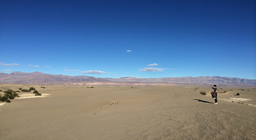
#> input picture in/images/image.png, 256 x 140 px, shrunk from 700 x 384 before the run
$ python test.py
#> lines starting #> are read from the running program, lines starting #| are printed output that depends on the picture
### seam_carving.py
import numpy as np
import cv2


class SeamCarver:
    def __init__(self, filename, protect_mask='', object_mask=''):
        # initialize parameter
#> called with filename = 'in/images/image.png', protect_mask = '', object_mask = ''
        self.filename = filename

        # read in image and store as np.float64 format
        self.in_image = cv2.imread(filename).astype(np.float64)
        self.in_height, self.in_width = self.in_image.shape[: 2]
#> self.in_height = 140; self.in_width = 256
        self.out_height = self.in_height
#> self.out_height = 140
        self.out_width = self.in_width/2
#> self.out_width = 128

        # keep tracking resulting image
        self.out_image = np.copy(self.in_image)

        # object removal --> self.object = True
        self.object = (object_mask != '')
        if self.object:
            # read in object mask image file as np.float64 format in gray scale
            self.mask = cv2.imread(object_mask, 0).astype(np.float64)
            self.protect = False
        # image re-sizing with or without protect mask
        else:
            self.protect = (protect_mask != '')
            if self.protect:
                # if protect_mask filename is provided, read in protect mask image file as np.float64 format in gray scale
                self.mask = cv2.imread(protect_mask, 0).astype(np.float64)

        # kernel for forward energy map calculation
        self.kernel_x = np.array([[0., 0., 0.], [-1., 0., 1.], [0., 0., 0.]], dtype=np.float64)
        self.kernel_y_left = np.array([[0., 0., 0.], [0., 0., 1.], [0., -1., 0.]], dtype=np.float64)
        self.kernel_y_right = np.array([[0., 0., 0.], [1., 0., 0.], [0., -1., 0.]], dtype=np.float64)

        # constant for covered area by protect mask or object mask
        self.constant = 1000

        # starting program
        self.start()


    def start(self):
        """
        :return:

        If object mask is provided --> object removal function will be executed
        else --> seam carving function (image retargeting) will be process
        """
        if self.object:
            self.object_removal()
        else:
            self.seams_carving()


    def seams_carving(self):
        """
        :return:

        We first process seam insertion or removal in vertical direction then followed by horizontal direction.

        If targeting height or width is greater than original ones --> seam insertion,
        else --> seam removal

        The algorithm is written for seam processing in vertical direction (column), so image is rotated 90 degree
        counter-clockwise for seam processing in horizontal direction (row)
        """

        # calculate number of rows and columns needed to be inserted or removed
        delta_row, delta_col = int(self.out_height - self.in_height), int(self.out_width - self.in_width)
#> delta_row = 0; delta_col = -128

        # remove column
        if delta_col < 0:
            self.seams_removal(delta_col * -1)
        # insert column
        elif delta_col > 0:
            self.seams_insertion(delta_col)

        # remove row
        if delta_row < 0:
            self.out_image = self.rotate_image(self.out_image, 1)
            if self.protect:
                self.mask = self.rotate_mask(self.mask, 1)
            self.seams_removal(delta_row * -1)
            self.out_image = self.rotate_image(self.out_image, 0)
        # insert row
        elif delta_row > 0:
            self.out_image = self.rotate_image(self.out_image, 1)
            if self.protect:
                self.mask = self.rotate_mask(self.mask, 1)
            self.seams_insertion(delta_row)
            self.out_image = self.rotate_image(self.out_image, 0)


    # [29 lines left out: function object_removal, not called in this run]


    def seams_removal(self, num_pixel):
#> called with num_pixel = 128
        if self.protect:
            for dummy in range(num_pixel):
                energy_map = self.calc_energy_map()
                energy_map[np.where(self.mask > 0)] *= self.constant
                cumulative_map = self.cumulative_map_forward(energy_map)
                seam_idx = self.find_seam(cumulative_map)
                self.delete_seam(seam_idx)
                self.delete_seam_on_mask(seam_idx)
        else:
            for dummy in range(num_pixel):
                energy_map = self.calc_energy_map()
                cumulative_map = self.cumulative_map_forward(energy_map)
                seam_idx = self.find_seam(cumulative_map)
                self.delete_seam(seam_idx)
#> this loop made 128 passes
#> pass 1, in calc_energy_map, `b, g, r = cv2.split(self.out_image)`:
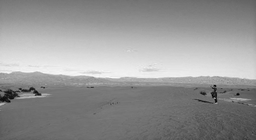
#> b: shape (140, 256) float64; min 0, max 252, mean 148.4
#> pass 1, in calc_energy_map, `b, g, r = cv2.split(self.out_image)`:
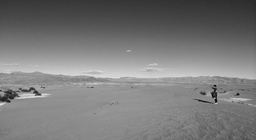
#> g: shape (140, 256) float64; min 0, max 224, mean 122.4
#> pass 1, in calc_energy_map, `b, g, r = cv2.split(self.out_image)`:
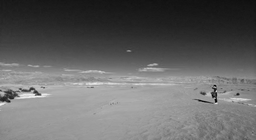
#> r: shape (140, 256) float64; min 0, max 246, mean 101.5
#> pass 1, in calc_energy_map, `b_energy = np.absolute(cv2.Scharr(b, -1, 1, 0)) + np.absolute(cv2.Scha..`:
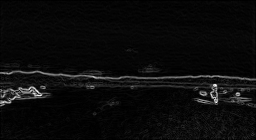
#> b_energy: shape (140, 256) float64; min 0, max 2738, mean 127.1; drawn with min black and max white
#> after the loop:
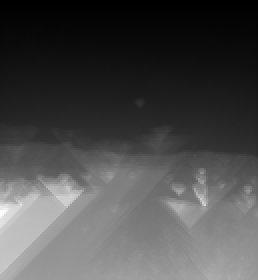
#> cumulative_map: shape (140, 129) float64 (shown 2 times larger); min 0, max 64681, mean 19139.5; drawn with min black and max white
#> after the loop:
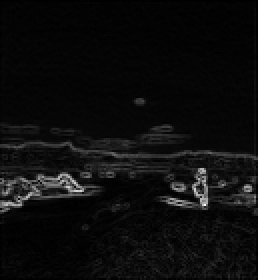
#> energy_map: shape (140, 129) float64 (shown 2 times larger); min 0, max 10324, mean 530.1; drawn with min black and max white


    # [40 lines left out: function seams_insertion, not called in this run]


    def calc_energy_map(self):
        b, g, r = cv2.split(self.out_image)
        b_energy = np.absolute(cv2.Scharr(b, -1, 1, 0)) + np.absolute(cv2.Scharr(b, -1, 0, 1))
        g_energy = np.absolute(cv2.Scharr(g, -1, 1, 0)) + np.absolute(cv2.Scharr(g, -1, 0, 1))
        r_energy = np.absolute(cv2.Scharr(r, -1, 1, 0)) + np.absolute(cv2.Scharr(r, -1, 0, 1))
        return b_energy + g_energy + r_energy


    # [8 lines left out: function cumulative_map_backward, not called in this run]


    def cumulative_map_forward(self, energy_map):
        matrix_x = self.calc_neighbor_matrix(self.kernel_x)
        matrix_y_left = self.calc_neighbor_matrix(self.kernel_y_left)
        matrix_y_right = self.calc_neighbor_matrix(self.kernel_y_right)

        height, width = energy_map.shape
        calculative_map = np.copy(energy_map)
        for row in range(1, height):
            for col in range(width):
                if col == 0:
                    e_right = calculative_map[row - 1, col + 1] + matrix_x[row - 1, col + 1] + matrix_y_right[row - 1, col + 1]
                    e_up = calculative_map[row - 1, col] + matrix_x[row - 1, col]
                    calculative_map[row, col] = energy_map[row, col] + min(e_right, e_up)
                elif col == width - 1:
                    e_left = calculative_map[row - 1, col - 1] + matrix_x[row - 1, col - 1] + matrix_y_left[row - 1, col - 1]
                    e_up = calculative_map[row - 1, col] + matrix_x[row - 1, col]
                    calculative_map[row, col] = energy_map[row, col] + min(e_left, e_up)
                else:
                    e_left = calculative_map[row - 1, col - 1] + matrix_x[row - 1, col - 1] + matrix_y_left[row - 1, col - 1]
                    e_right = calculative_map[row - 1, col + 1] + matrix_x[row - 1, col + 1] + matrix_y_right[row - 1, col + 1]
                    e_up = calculative_map[row - 1, col] + matrix_x[row - 1, col]
                    calculative_map[row, col] = energy_map[row, col] + min(e_left, e_right, e_up)
        return calculative_map


    def calc_neighbor_matrix(self, kernel):
        b, g, r = cv2.split(self.out_image)
        output = np.absolute(cv2.filter2D(b, -1, kernel=kernel)) + \
                 np.absolute(cv2.filter2D(g, -1, kernel=kernel)) + \
                 np.absolute(cv2.filter2D(r, -1, kernel=kernel))
        return output


    def find_seam(self, cumulative_map):
        m, n = cumulative_map.shape
        output = np.zeros((m,), dtype=np.uint32)
        output[-1] = np.argmin(cumulative_map[-1])
        for row in range(m - 2, -1, -1):
            prv_x = output[row + 1]
            if prv_x == 0:
                output[row] = np.argmin(cumulative_map[row, : 2])
            else:
                output[row] = np.argmin(cumulative_map[row, prv_x - 1: min(prv_x + 2, n - 1)]) + prv_x - 1
        return output


    def delete_seam(self, seam_idx):
        m, n = self.out_image.shape[: 2]
        output = np.zeros((m, n - 1, 3))
        for row in range(m):
            col = seam_idx[row]
            output[row, :, 0] = np.delete(self.out_image[row, :, 0], [col])
            output[row, :, 1] = np.delete(self.out_image[row, :, 1], [col])
            output[row, :, 2] = np.delete(self.out_image[row, :, 2], [col])
        self.out_image = np.copy(output)


    # [87 lines left out: functions add_seam, update_seams, rotate_image, rotate_mask, delete_seam_on_mask, add_seam_on_mask and 1 more, not called in this run]


    def save_result(self, filename):
#> called with filename = 'out/images/image_result.png'
        cv2.imwrite(filename, self.out_image.astype(np.uint8))
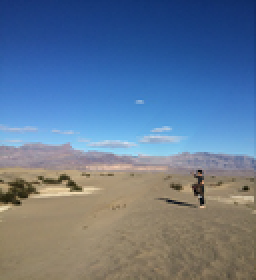
#> saved as image_result.png: shape (140, 128, 3) (shown 2 times larger); mean B, G, R 146.5, 120.3, 99.9

### test.py
from seam_carving import SeamCarver

import os


def image_resize_without_mask(filename_input, filename_output):
    print("start conversion...")
    obj = SeamCarver(filename_input)
    obj.save_result(filename_output)
    print("finish conversion")

if __name__ == '__main__':
    """
    Put image in in/images folder and protect or object mask in in/masks folder
    Ouput image will be saved to out/images folder with filename_output
    """

    folder_in = 'in'
    folder_out = 'out'

    filename_input = 'image.png'
    filename_output = 'image_result.png'
    filename_mask = 'mask.jpg'

    input_image = os.path.join(folder_in, "images", filename_input)
    output_image = os.path.join(folder_out, "images", filename_output)


    image_resize_without_mask(input_image, output_image)
